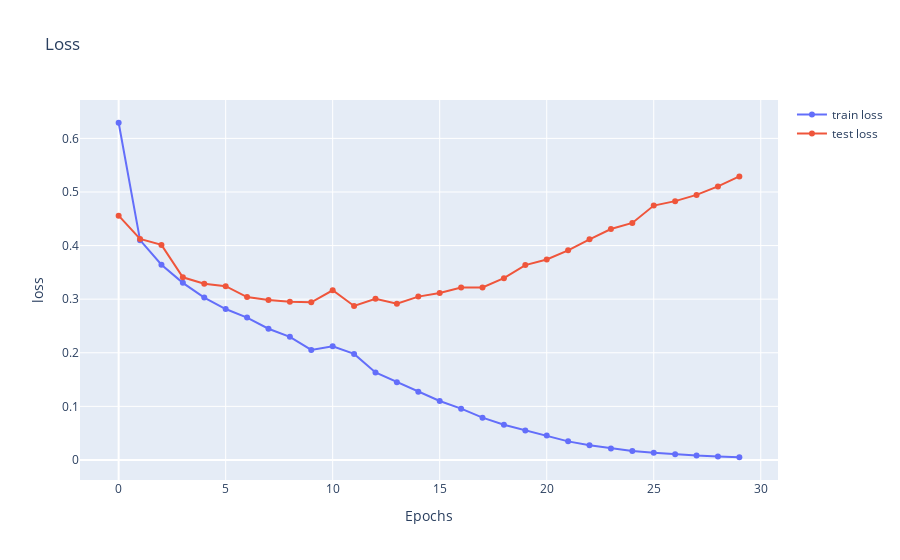

The notebook cell saved with this chart:
### Code cell
# 绘制loss曲线
t0 = go.Scatter(
    y=np.array(train_loss),
    x=np.array(range(len(train_loss))),
    mode='lines + markers',
    name='train loss'
)
t1 = go.Scatter(
    y=np.array(test_loss),
    x=np.array(range(len(test_loss))),
    mode='lines + markers',
    name='test loss'
)
layout = dict(title='Loss', xaxis=dict(title='Epochs'), yaxis=dict(title='loss'))
data = dict(data=[t0, t1], layout=layout)
py.iplot(data)

### Figure 1 — Plotly figure (JSON) as saved in the notebook; plotly's stock layout.template omitted (floating-point values rounded to 4 significant figures)
{"data": [{"mode": "lines+markers", "name": "train loss", "type": "scatter", "x": [0, 1, 2, 3, 4, 5, 6, 7, 8, 9, 10, 11, 12, 13, 14, 15, 16, 17, 18, 19, 20, 21, 22, 23, 24, 25, 26, 27, 28, 29], "y": [0.6292, 0.4101, 0.3642, 0.3305, 0.303, 0.2816, 0.2656, 0.2448, 0.2296, 0.2053, 0.212, 0.1979, 0.1633, 0.1451, 0.1274, 0.11, 0.09567, 0.07896, 0.0656, 0.05503, 0.04574, 0.03467, 0.02731, 0.02144, 0.01658, 0.01344, 0.01059, 0.008141, 0.006463, 0.005042]}, {"mode": "lines+markers", "name": "test loss", "type": "scatter", "x": [0, 1, 2, 3, 4, 5, 6, 7, 8, 9, 10, 11, 12, 13, 14, 15, 16, 17, 18, 19, 20, 21, 22, 23, 24, 25, 26, 27, 28, 29], "y": [0.4557, 0.4124, 0.4013, 0.3408, 0.3289, 0.3242, 0.304, 0.2985, 0.295, 0.2941, 0.3165, 0.2872, 0.3007, 0.2914, 0.3048, 0.3116, 0.3218, 0.3219, 0.3392, 0.3636, 0.3739, 0.3912, 0.4117, 0.4308, 0.4423, 0.4746, 0.4829, 0.4945, 0.5104, 0.529]}], "layout": {"title": {"text": "Loss"}, "xaxis": {"title": {"text": "Epochs"}}, "yaxis": {"title": {"text": "loss"}}}}
